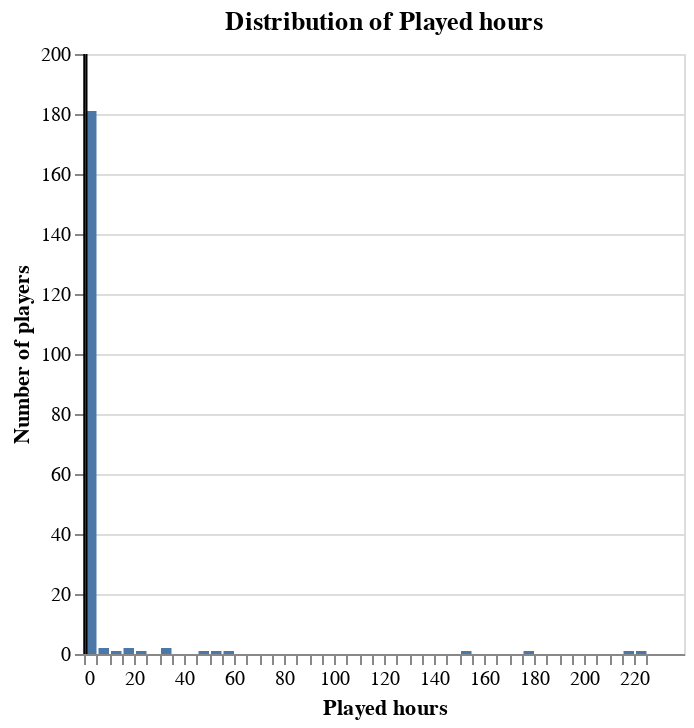

Notebook code cell kept with this figure:
### Code cell
# method is predicting based on age
playtime_distribution = alt.Chart(players_clean).mark_bar().encode(
    x=alt.X("played_hours").title("Played hours").bin(maxbins=90).scale(), 
    y=alt.Y("count()").title("Number of players")
).properties(title="Distribution of Played hours")

median = alt.Chart().mark_rule().encode(x=alt.datum(median_playtime))
top_20 = alt.Chart().mark_rule().encode(x=alt.datum(top_20_playtime))

hist_with_ranges = playtime_distribution + median + top_20
hist_with_ranges

# the vast, vast, vast majority of players barely even get an hour. There is a very small amount of players that have
# a signficant amount of playtime 

# is a significant issue for k means, as we need to create a large amount of data

### Figure 1 — Vega-Lite specification as saved in the notebook (floating-point values rounded to 4 significant figures; data arrays with more than 128 entries replaced by an {"elided": "..."} marker saying what was removed)
{"config": {"view": {"continuousWidth": 300, "continuousHeight": 300}}, "layer": [{"data": {"name": "data-5ed4194a842caecf700eb109c7b4a004"}, "mark": {"type": "bar"}, "encoding": {"x": {"bin": {"maxbins": 90}, "field": "played_hours", "scale": {}, "title": "Played hours", "type": "quantitative"}, "y": {"aggregate": "count", "title": "Number of players", "type": "quantitative"}}, "title": "Distribution of Played hours"}, {"data": {"name": "empty"}, "mark": {"type": "rule"}, "encoding": {"x": {"datum": 0.1}}}, {"data": {"name": "empty"}, "mark": {"type": "rule"}, "encoding": {"x": {"datum": 1.0}}}], "$schema": "https://vega.github.io/schema/vega-lite/v5.20.1.json", "datasets": {"data-5ed4194a842caecf700eb109c7b4a004": {"elided": "196 records"}, "empty": [{}]}}
